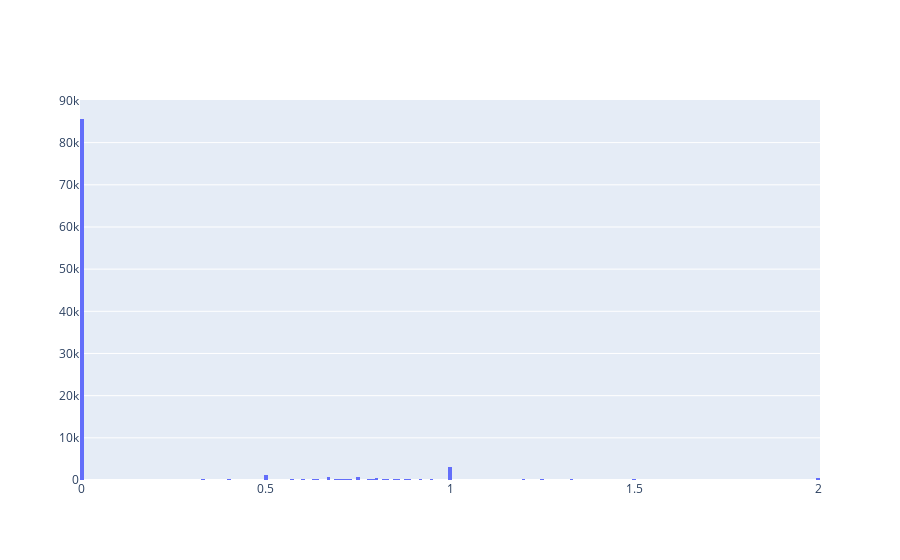

The notebook cell saved with this chart:
### Code cell
x = NuclearFussion().SimulateTimes(100000)

fig=go.Figure(
    go.Histogram(x=x)
)
# fig.update_layout(hovemode=)
fig.show()

### Figure 1 — Plotly figure (JSON) as saved in the notebook; plotly's stock layout.template omitted (floating-point values rounded to 4 significant figures; data arrays with more than 128 entries replaced by an {"elided": "..."} marker saying what was removed)
{"data": [{"type": "histogram", "x": {"elided": "100000 float values"}}], "layout": {}}
